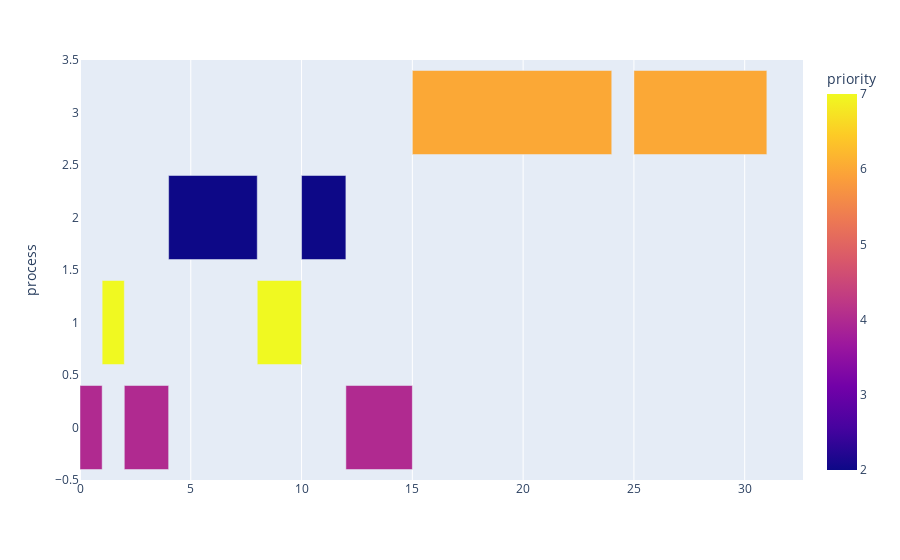

Notebook code for this chart:
### Markdown cell above
Now test the SRT scheduler

### Code cell
# run kernel with FCFS scheduling algorithm
op.kernel(s.SRT_scheduler)

# read CPU data from kernel run
df = pd.read_csv('results.csv')
df.head()

# use Prof. Al Madi's code to plot
fig = px.timeline(df, x_start='start', x_end='finish', y='process', color='priority')
df['delta'] = df['finish'] - df['start']
fig.layout.xaxis.type = 'linear'
fig.data[0].x = df.delta.tolist()
fig.show()

### Figure 1 — Plotly figure (JSON) as saved in the notebook; plotly's stock layout.template omitted (floating-point values rounded to 4 significant figures)
{"data": [{"alignmentgroup": "True", "base": [0, 1, 2, 4, 8, 10, 12, 15, 25], "hovertemplate": "start=%{base}<br>finish=%{x}<br>process=%{y}<br>priority=%{marker.color}<extra></extra>", "legendgroup": "", "marker": {"color": [4, 7, 4, 2, 7, 2, 4, 6, 6], "coloraxis": "coloraxis"}, "name": "", "offsetgroup": "", "orientation": "h", "showlegend": false, "textposition": "auto", "type": "bar", "x": [1, 1, 2, 4, 2, 2, 3, 9, 6], "xaxis": "x", "y": [0, 1, 0, 2, 1, 2, 0, 3, 3], "yaxis": "y"}], "layout": {"barmode": "overlay", "coloraxis": {"colorbar": {"title": {"text": "priority"}}, "colorscale": [[0, "#0d0887"], [0.1111, "#46039f"], [0.2222, "#7201a8"], [0.3333, "#9c179e"], [0.4444, "#bd3786"], [0.5556, "#d8576b"], [0.6667, "#ed7953"], [0.7778, "#fb9f3a"], [0.8889, "#fdca26"], [1, "#f0f921"]]}, "legend": {"tracegroupgap": 0}, "margin": {"t": 60}, "xaxis": {"anchor": "y", "domain": [0, 1], "type": "linear"}, "yaxis": {"anchor": "x", "domain": [0, 1], "title": {"text": "process"}}}}
